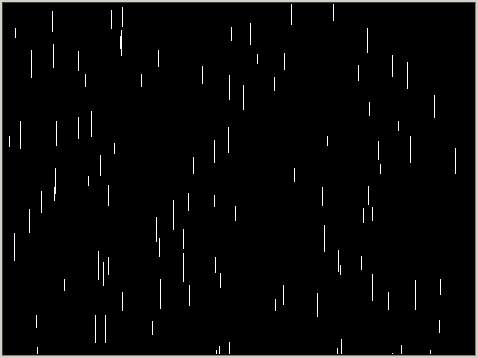

This chart was generated by the following Python code:
"""
   下雨效果.py
   本程序定义了一个叫Line的类。它有三个属性。
   一个是pos，代表它的起始点坐标。
   一个是length，代表它的长度。
   一个是angle，表示它的前进方向。
   还有一个是rect，是一个二元组，表示所在区域范围。
"""
import math
from turtle import Turtle,Screen
from random import randint

class Line:
    def __init__(self,pos,length,angle,rect):
        """
           pos:起始坐标
           length:长度
           angle:方向
           rect:所在区域
        """
        self.pos = pos                      # 端点坐标
        self.length = length                # 线长度 
        self.angle = angle                  # 线的方向
        d = math.radians(angle)             # 转换为弧度
        self.dx = 3 * math.cos(d)           # 水平方向移动的距离
        self.dy = 3 * math.sin(d)           # 垂直方向移动的距离
        self.sw = rect[0]                   # 所在区域的宽度
        self.sh = rect[1]                   # 所在区域的高度
        
    def move(self):
        """移动线条，到了边缘就从另一端出现"""
        self.pos[0] = self.pos[0] + self.dx # 水平坐标增加
        self.pos[1] = self.pos[1] + self.dy # 垂直坐标增加
        if abs(self.pos[0]) > self.sw/2:    # 如果到了左右边缘
            self.pos[0] = -self.pos[0]
        if abs(self.pos[1]) > self.sh/2:    # 如果到了上下边缘
            self.pos[1] = -self.pos[1]
        
        
width,height = 480,360

screen = Screen()                           # 新建屏幕
screen.setup(width,height)                  # 设定屏幕宽高
screen.bgcolor('black')                     # 设定背景颜色
screen.tracer(0,0)                          # 关闭动画自动显示

render = Turtle(visible=False)              # 新建render用来画线 
render.penup()                              # 抬笔
render.speed(0)                             # 移动速度为最快
render.color('gray')                        # 颜色为灰 

lines = []                                  # 所有线条都放这个列表中
for _ in range(100):                        # 重复100次   
    x = randint(-width//2,width//2)         # 生成x坐标
    y = randint(-height//2,height//2)       # 生成y坐标
    d = randint(10,30)                      # 这个表示线的长度
    xian = Line([x,y],d,-90,(width,height)) # 生成一条线
    lines.append(xian)                      # 把xian添加到lines列表
    
while True:
    render.clear()                          # 擦掉以前画的
    # 下面是画每一条线
    for line in lines:
        render.goto(line.pos)               # 到线的端点
        render.seth(line.angle)             # 设置方向
        render.pendown()                    # 落笔
        render.fd(line.length)              # 前进
        render.penup()                      # 抬笔
    # 画完后一起刷新显示 
    screen.update()
    [line.move() for line in lines]         # 每条线进行移动
        








        
